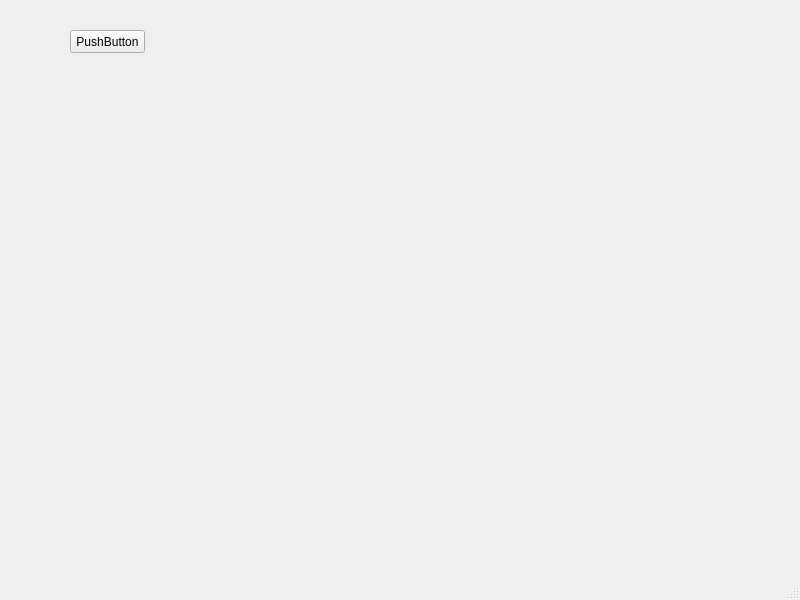
<?xml version="1.0" encoding="UTF-8"?>
<ui version="4.0">
 <class>MainWindow</class>
 <widget class="QMainWindow" name="MainWindow">
  <property name="geometry">
   <rect>
    <x>0</x>
    <y>0</y>
    <width>800</width>
    <height>600</height>
   </rect>
  </property>
  <property name="windowTitle">
   <string>MainWindow</string>
  </property>
  <widget class="QWidget" name="centralwidget">
   <widget class="QPushButton" name="pushButton">
    <property name="geometry">
     <rect>
      <x>70</x>
      <y>30</y>
      <width>75</width>
      <height>23</height>
     </rect>
    </property>
    <property name="text">
     <string>PushButton</string>
    </property>
   </widget>
  </widget>
  <widget class="QMenuBar" name="menubar">
   <property name="geometry">
    <rect>
     <x>0</x>
     <y>0</y>
     <width>800</width>
     <height>21</height>
    </rect>
   </property>
  </widget>
  <widget class="QStatusBar" name="statusbar"/>
 </widget>
 <resources/>
 <connections/>
</ui>
